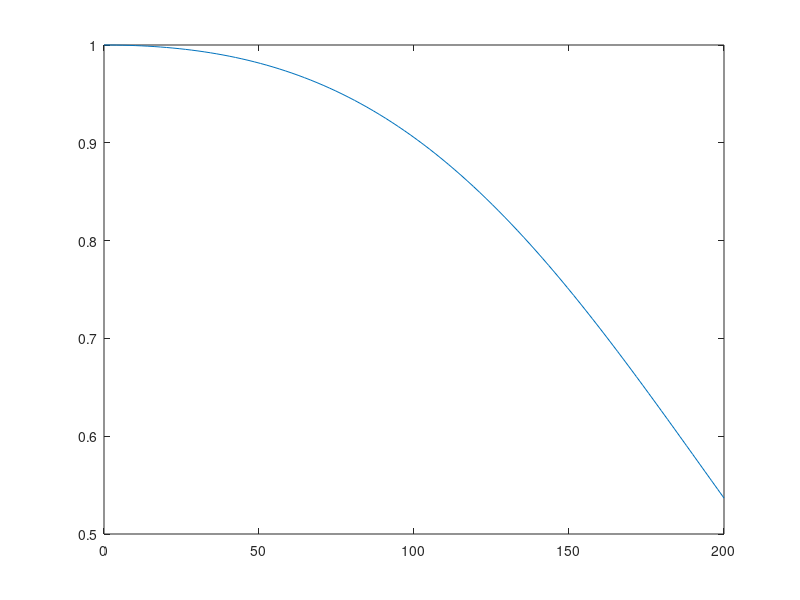

Recreate this plot in MATLAB.
%% Inputs
%ISA inputs
R_isa=287.;              %??
g_isa=9.80665;          %gravitational acceleration
lambda_isa=-0.0065;     %temperature gradient
rho0_isa=1.225;         %sea level density
P0_isa=101325;          %sea level pressure
h=1000.;                               %INPUT   [m]
T_0_isa=288.15;         %sea level temperature
T_isa=288.15  ;  %temperature
%% Other inputs
W=20000.;               %INPUT   [N]
Thrust=5000.;           %INPUT   [N]
D=300.;                %INPUT   [N]
alhph_T =0;             %INPUT   [radian] Assumed to be zero.
h_alt=2400;             %INPUT   [m] 
V_climb=10.;             %INPUT   [m/s]
t=0.;
Ve=linspace(0,200);
Pa=10000.;  %constant
fuel_flow=1.
tarray=[];
harray=[];
ROCarray=[];
P_isa = P0_isa * ((1 + (lambda_isa*h) / T_0_isa) ^ (-g_isa / (R_isa*lambda_isa)));

delta_h=100;
for j=Ve
    P_isa = P0_isa * ((1 + (lambda_isa*h) / T_0_isa) ^ (-g_isa / (R_isa*lambda_isa)));
    M=j*sqrt(rho0_isa/(1.4*P_isa))
    %L=W;
    ROC_steady=(Pa-D*j)/W; %Rate of climb [m/s]
    %flight_angle_steady=asin(ROC_steady/V_climb);   %flight angle [radians]
    ROC_unsteady_steady=1/(1+1.4/2*M^2*(1+R_isa/g_isa*lambda_isa)) ;%unsteady climb 
        %ROC_unsteady_steady=1/(1+0.56*M^2);
    
        
  
    %ROC_unsteady_EAS=ROC_steady*ROC_unsteady_steady;
    %flight_angle_unsteady_EAS=asin(sin(flight_angle_steady)*(1+1.4*M^2/2*(1+R_isa/g_isa*lambda_isa)));
    
    h=h+delta_h    ;          %height change
    %delta_t=delta_h/ROC_unsteady_EAS;
    %t=t+delta_t;%Time Change
    %W=W-delta_t*fuel_flow; %Weight change
    %tarray=[tarray, t];
    harray=[harray,h];
    ROCarray=[ROCarray, ROC_unsteady_steady]
    
end
disp(ROCarray)


%plot(tarray,harray);
plot(Ve, ROCarray);